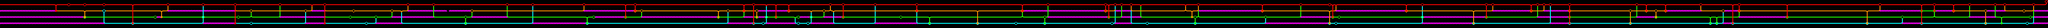

Rendered tile map (Tiled .tmx) drawn with the repository's tilesets; below, a short description and the map source with its tile grids summarised:
An orthogonal 640x9 tile map with 36x36 px tiles, 5 tile layers (spikes, CYAN, GREEN, ORANGE, ...), 1 hidden layer not drawn, 2 tilesets and 215 objects (80x coin, 53x floor, 36x bug, 28x bug2, 17x bug3, ...).

<map version="1.0" orientation="orthogonal" renderorder="right-down" width="640" height="9" tilewidth="36" tileheight="36" nextobjectid="261">
 <tileset firstgid="1" name="mapTiles_colors" tilewidth="36" tileheight="36" tilecount="40" columns="8">
  <image source="mapTiles_colors.png" width="288" height="180" />
 </tileset>
 <tileset firstgid="41" name="pixelKraken" tilewidth="30" tileheight="23" tilecount="1" columns="1">
  <image source="pixelKraken.png" width="30" height="23" />
 </tileset>
 <imagelayer name="bg" visible="0">
  <image source="bg.png" width="576" height="324" />
 </imagelayer>
 <layer name="spikes" width="640" height="9">
  <properties>
   <property name="tileset" value="mapTiles_colors" />
  </properties>
  <data>[5760 cells, 624 non-empty, 3 distinct tile ids]</data>
 </layer>
 <layer name="CYAN" width="640" height="9">
  <properties>
   <property name="tileset" value="mapTiles_colors" />
  </properties>
  <data>[5760 cells, 555 non-empty, 7 distinct tile ids]</data>
 </layer>
 <layer name="GREEN" width="640" height="9">
  <properties>
   <property name="tileset" value="mapTiles_colors" />
  </properties>
  <data>[5760 cells, 515 non-empty, 8 distinct tile ids]</data>
 </layer>
 <layer name="ORANGE" width="640" height="9">
  <properties>
   <property name="tileset" value="mapTiles_colors" />
  </properties>
  <data>[5760 cells, 475 non-empty, 8 distinct tile ids]</data>
 </layer>
 <layer name="RED" width="640" height="9">
  <properties>
   <property name="tileset" value="mapTiles_colors" />
  </properties>
  <data>[5760 cells, 741 non-empty, 6 distinct tile ids]</data>
 </layer>
 <objectgroup name="objects">
  <object id="19" type="coin" gid="41" x="759" y="66" width="30" height="23" />
  <object id="20" type="coin" gid="41" x="940" y="66" width="30" height="23" />
  <object id="21" type="coin" gid="41" x="1154.67" y="66.3333" width="30" height="23" />
  <object id="22" type="coin" gid="41" x="1875.33" y="66.6667" width="30" height="23" />
  <object id="23" type="coin" gid="41" x="2271.67" y="66.6667" width="30" height="23" />
  <object id="31" name="floor" type="floor" x="0.5" y="105.666" width="623.164" height="50" />
  <object id="32" name="floor" type="floor" x="-5.33333" y="173.333" width="950" height="41.4997" />
  <object id="33" name="floor" type="floor" x="-4" y="243.333" width="1171.33" height="42.4997" />
  <object id="34" name="floor" type="floor" x="1771" y="181.166" width="42.0033" height="43.3333" />
  <object id="35" name="floor" type="floor" x="1899.33" y="95.1665" width="735.333" height="50" />
  <object id="37" name="bug" type="bug" x="649" y="25" width="30" height="30" />
  <object id="49" name="exit" type="exit" x="22915.2" y="13.8333" width="36" height="36" />
  <object id="50" type="coin" gid="41" x="1155" y="138" width="30" height="23" />
  <object id="51" type="coin" gid="41" x="1731.5" y="210.5" width="30" height="23" />
  <object id="52" name="floor" type="floor" x="2294.67" y="244.333" width="340" height="43.3333" />
  <object id="53" name="floor" type="floor" x="3160.67" y="171.667" width="484.667" height="43.3333" />
  <object id="54" name="floor" type="floor" x="3520" y="102.333" width="125.333" height="43.3333" />
  <object id="55" name="floor" type="floor" x="3448.67" y="249" width="194.667" height="43.3333" />
  <object id="56" name="floor" type="floor" x="4240" y="245" width="270.667" height="43.3333" />
  <object id="57" name="floor" type="floor" x="4421.33" y="178.333" width="446.667" height="43.3333" />
  <object id="58" name="floor" type="floor" x="4598.67" y="105.667" width="420.667" height="43.3333" />
  <object id="59" name="floor" type="floor" x="5319.33" y="176.333" width="378" height="43.3333" />
  <object id="60" name="floor" type="floor" x="6006.67" y="245" width="576.667" height="43.3333" />
  <object id="61" name="floor" type="floor" x="6576.67" y="104.333" width="547.333" height="43.3333" />
  <object id="62" name="floor" type="floor" x="6698" y="178.333" width="317.333" height="43.3333" />
  <object id="63" name="floor" type="floor" x="7227.33" y="177" width="833.333" height="43.3333" />
  <object id="64" name="floor" type="floor" x="8202" y="251.667" width="257.333" height="43.3333" />
  <object id="65" name="floor" type="floor" x="8380" y="175.667" width="88" height="43.3333" />
  <object id="66" name="floor" type="floor" x="8537.33" y="103.667" width="311.333" height="43.3333" />
  <object id="67" name="floor" type="floor" x="8534.67" y="175.667" width="66.6667" height="43.3333" />
  <object id="68" name="floor" type="floor" x="8632.67" y="246.333" width="287.333" height="43.3333" />
  <object id="69" name="floor" type="floor" x="9002" y="175.667" width="103.333" height="43.3333" />
  <object id="70" name="floor" type="floor" x="9280.67" y="177" width="183.333" height="43.3333" />
  <object id="71" name="floor" type="floor" x="9136" y="244.333" width="230.667" height="43.3333" />
  <object id="72" name="floor" type="floor" x="9856.67" y="248.333" width="440" height="43.3333" />
  <object id="73" name="floor" type="floor" x="11522" y="99.6667" width="894.667" height="43.3333" />
  <object id="74" name="floor" type="floor" x="11798.7" y="175.667" width="655.333" height="43.3333" />
  <object id="75" name="floor" type="floor" x="12556.7" y="105.667" width="158.667" height="43.3333" />
  <object id="76" name="floor" type="floor" x="12628.7" y="173" width="194.667" height="43.3333" />
  <object id="77" name="floor" type="floor" x="12554.7" y="247" width="161.333" height="43.3333" />
  <object id="78" name="floor" type="floor" x="13494" y="105" width="684" height="43.3333" />
  <object id="79" name="floor" type="floor" x="14250" y="247.667" width="686.667" height="43.3333" />
  <object id="80" name="floor" type="floor" x="14644.7" y="175.667" width="324.667" height="43.3333" />
  <object id="81" name="floor" type="floor" x="15040" y="102.333" width="764" height="43.3333" />
  <object id="82" name="floor" type="floor" x="16024.7" y="175.667" width="676" height="43.3333" />
  <object id="83" name="floor" type="floor" x="16012.7" y="249.667" width="543.333" height="43.3333" />
  <object id="84" name="floor" type="floor" x="16805.3" y="102.333" width="398" height="43.3333" />
  <object id="85" name="floor" type="floor" x="17378" y="105.667" width="258.667" height="43.3333" />
  <object id="86" name="floor" type="floor" x="17311.3" y="175.667" width="322.667" height="43.3333" />
  <object id="87" name="floor" type="floor" x="17454" y="246.333" width="181.333" height="43.3333" />
  <object id="88" name="floor" type="floor" x="18426.7" y="171.667" width="180.667" height="43.3333" />
  <object id="89" name="floor" type="floor" x="18758.7" y="101.667" width="364.667" height="43.3333" />
  <object id="90" name="floor" type="floor" x="19394" y="246.333" width="80" height="43.3333" />
  <object id="91" name="floor" type="floor" x="19576" y="176.333" width="507.333" height="43.3333" />
  <object id="92" name="floor" type="floor" x="21158.7" y="107" width="436.667" height="43.3333" />
  <object id="93" name="floor" type="floor" x="21414" y="249" width="184" height="43.3333" />
  <object id="94" name="floor" type="floor" x="21782" y="101" width="175.333" height="43.3333" />
  <object id="95" name="floor" type="floor" x="22169.3" y="174.333" width="266" height="43.3333" />
  <object id="96" name="floor" type="floor" x="22359.3" y="104.333" width="186.667" height="43.3333" />
  <object id="97" name="floor" type="floor" x="22882.7" y="103" width="152.667" height="184.333" />
  <object id="98" type="coin" gid="41" x="2631" y="65.8333" width="30" height="23" />
  <object id="99" type="coin" gid="41" x="2811" y="282" width="30" height="23" />
  <object id="100" type="coin" gid="41" x="2810.5" y="137.5" width="30" height="23" />
  </objectgroup>
</map>
<!-- 152 of 215 objects omitted -->
